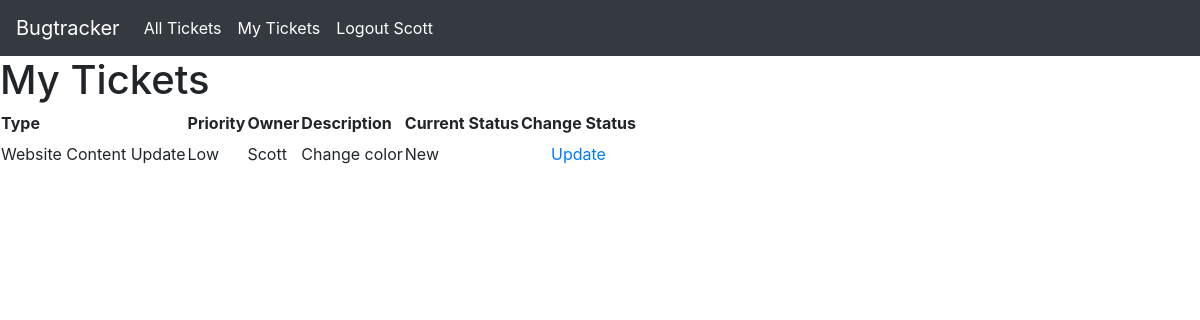
Before: /myTickets/ (signed in) with the older database file.
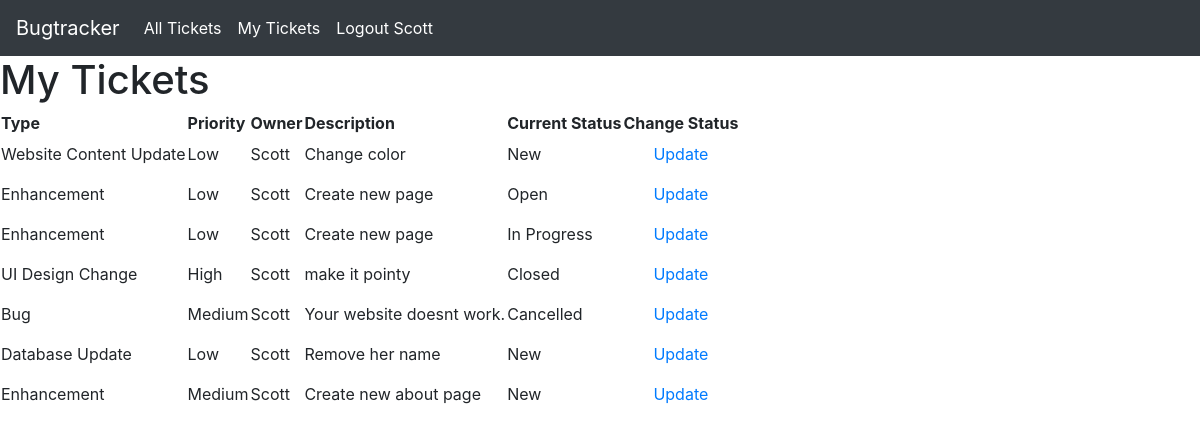
After: the same page with the newer database file.
### bugs/models.py (models this page shows)
class Bug(models.Model):
     bug_id=models.AutoField(primary_key=True)
     bug_type=models.ForeignKey(BugType, on_delete=models.CASCADE )
     bug_priority=models.ForeignKey(BugPriority,on_delete=models.CASCADE)
     bug_desc=models.CharField(max_length=280)
     bug_owner=models.ForeignKey(UserProfile, on_delete=models.CASCADE , default='2')
     bug_status=models.ForeignKey(BugStatus, on_delete=models.CASCADE, default='1')

class BugType(models.Model):
    bug_type_id=models.CharField(max_length=5,primary_key=True)
    bug_type=models.CharField(max_length=100)

class BugPriority(models.Model):
    bug_priority_id=models.CharField(max_length=5,primary_key=True)
    bug_priority=models.CharField(max_length=10)

class BugStatus(models.Model):
    bug_status_id=models.CharField(max_length=5,primary_key=True)
    bug_status=models.CharField(max_length=20)

### core/models.py (models this page shows, shortened)
class UserProfile(AbstractBaseUser):
    email 					= models.EmailField(verbose_name="email", max_length=60, unique=True)
    username 				= models.CharField (max_length=30, unique=True, default='')
    date_joined				= models.DateTimeField(verbose_name='date joined', auto_now_add=True )
    last_login				= models.DateTimeField(verbose_name='last login', auto_now=True)
    is_admin				= models.BooleanField(default=False)
    is_active				= models.BooleanField(default=True)
    is_staff				= models.BooleanField(default=False)
    is_superuser			= models.BooleanField(default=False)
    role                    =models.ForeignKey(Role, on_delete=models.CASCADE , default='1')
    USERNAME_FIELD = 'username'
    REQUIRED_FIELDS=['email']
    objects = MyAccountManager()

### bugs/views.py (the view)
# urls.py: path('myTickets/',bug_views.staff_tickets),
def staff_tickets(request):
    page_data=Bug.objects.filter(bug_owner=request.user)
    return render(request, 'staff/staff-tickets.html', {'page_data':page_data})

### templates/staff/staff-tickets.html
<html>
  <head>
    {% include "util/bootstrap.html" %}
  </head>
  <body>
    {% include "util/nav-staff.html" %}
    <h1>My Tickets</h1>
    <table>
    <tr>
        <th>Type</th>
        <th>Priority</th>
        <th>Owner</th>
        <th>Description</th>
        <th>Current Status</th>
        <th>Change Status</th>
    </tr>
    {% for data in page_data %}
    <tr>
        <td>{{ data.bug_type.bug_type}}</td>
        <td>{{ data.bug_priority.bug_priority }}</td>
        <td>{{ data.bug_owner.username }}</td>
        <td>{{ data.bug_desc }}</td>
        <td>{{ data.bug_status.bug_status }}</td>
        <td class="text-center align-middle">
            <a class="btn btn-outlined btn-link" href="update/{{data.bug_id}}">
              Update
        </a>
    </tr>
    {% endfor %}
    </table>
  </body>
</html>

Changed rows visible on the page:
added Bug: bug_type.bug_type "Enhancement", bug_priority.bug_priority "Low", bug_owner.username "Scott", bug_desc "Create new page", bug_status.bug_status "Open"
added Bug: bug_type.bug_type "Enhancement", bug_priority.bug_priority "Low", bug_owner.username "Scott", bug_desc "Create new page", bug_status.bug_status "In Progress"
added Bug: bug_type.bug_type "UI Design Change", bug_priority.bug_priority "High", bug_owner.username "Scott", bug_desc "make it pointy", bug_status.bug_status "Closed"
added Bug: bug_type.bug_type "Bug", bug_priority.bug_priority "Medium", bug_owner.username "Scott", bug_desc "Your website doesnt work.", bug_status.bug_status "Cancelled"
added Bug: bug_type.bug_type "Database Update", bug_priority.bug_priority "Low", bug_owner.username "Scott", bug_desc "Remove her name", bug_status.bug_status "New"
added Bug: bug_type.bug_type "Enhancement", bug_priority.bug_priority "Medium", bug_owner.username "Scott", bug_desc "Create new about page", bug_status.bug_status "New"
